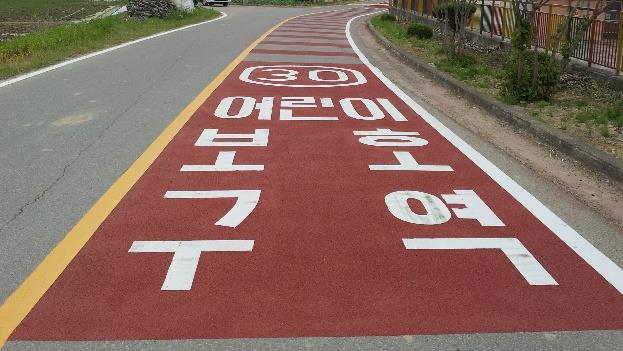
//> input picture test.jpg, 623 x 351 px
$ ./9-4-1-   (built with g++ and OpenCV 4)
//> lines starting //> are read from the running program, lines starting //| are printed output that depends on the picture; after the words box and inside, x2 and y2 are one past the last pixel; in counts of white or black regions, pixels touching at a corner belong together
#include "iostream"
#include "opencv2/opencv.hpp"

using namespace std;
using namespace cv;

Point2f src[4];
int idx = 0;
Mat img_color;


void mouse_callback(int event, int x, int y, int flags, void *userdata){

    if(event == EVENT_LBUTTONDOWN){
        src[idx] = Point2f(x,y);
        idx++;

        cout << "(" << x << "," << y << ")" << endl;

        circle(img_color, Point(x,y), 10, Scalar(0,0,255), -1);
    }
}

int main(){
    namedWindow("source");
    setMouseCallback("source", mouse_callback);

    img_color = imread("test.jpg");
//> img_color is the input picture: 351 rows x 623 cols, CV_8UC3; mean B, G, R 97.9, 107.3, 136.8
    Mat img_original = img_color.clone();

    while(1) {
        imshow("source", img_color);

        if(waitKey(1) == 32)
//> the left mouse button is pressed and released at (155, 87)
//> the left mouse button is pressed and released at (467, 87)
//> the left mouse button is pressed and released at (467, 263)
//> the left mouse button is pressed and released at (155, 263)
//> in mouse_callback (call 7), `circle(img_color, Point(x,y), 10, Scalar(0,0,255), -1);`:
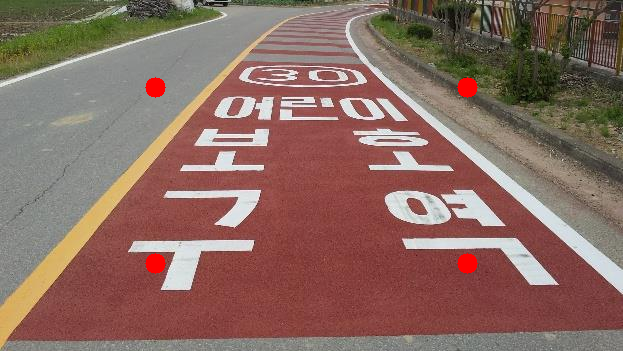
//> img_color: 351 rows x 623 cols, CV_8UC3; mean B, G, R 97.4, 106.8, 137.6
//> the Esc key is pressed
            break;
    }

    int height = img_color.rows;
//> height = 351
    int width = img_color.cols;
//> width = 623

    Point2f dst[4];
    dst[0] = Point2f(0,0);
    dst[1] = Point2f(width, 0);
    dst[2] = Point2f(0, height);
    dst[3] = Point2f(width, height);

    Mat M;
    M = getPerspectiveTransform(src, dst);

    Mat img_result;
    warpPerspective(img_original, img_result, M, Size(width, height));
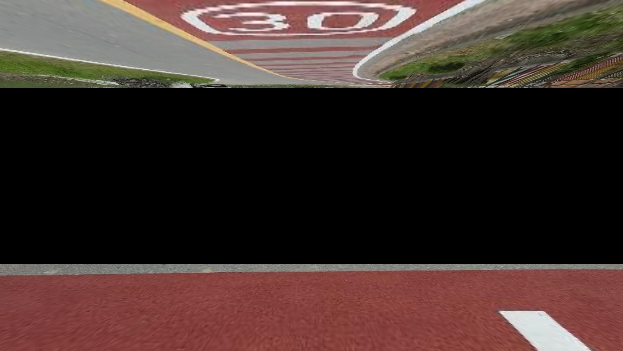
//> img_result: 351 rows x 623 cols, CV_8UC3; mean B, G, R 44.5, 48.5, 66

    imshow("result", img_result);

    waitKey(0);
    destroyAllWindows();
    return 0;
}

$ run again, with apple.jpg copied over test.jpg
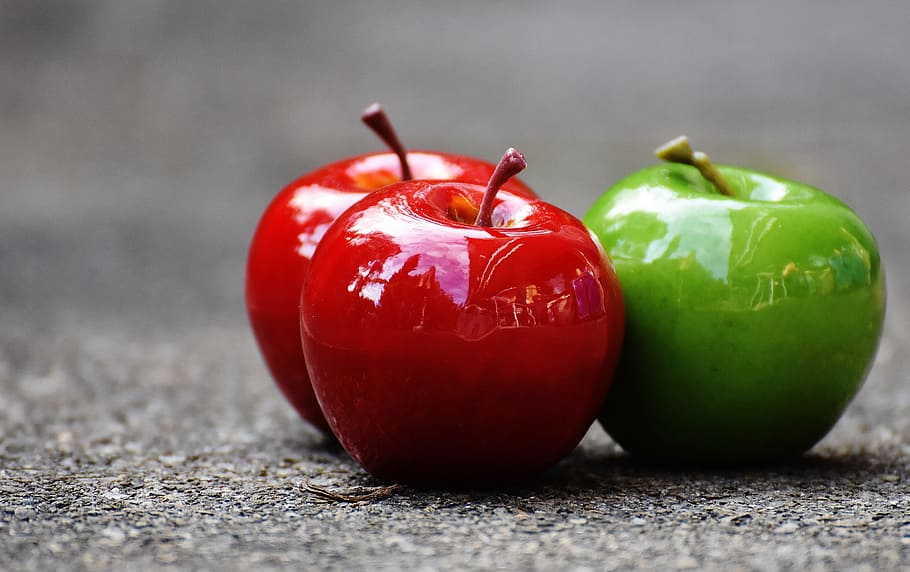
//> input picture apple.jpg, 910 x 572 px
//> img_color is the input picture: 572 rows x 910 cols, CV_8UC3; mean B, G, R 100.2, 109.7, 127
//> in mouse_callback (call 7), `circle(img_color, Point(x,y), 10, Scalar(0,0,255), -1);`:
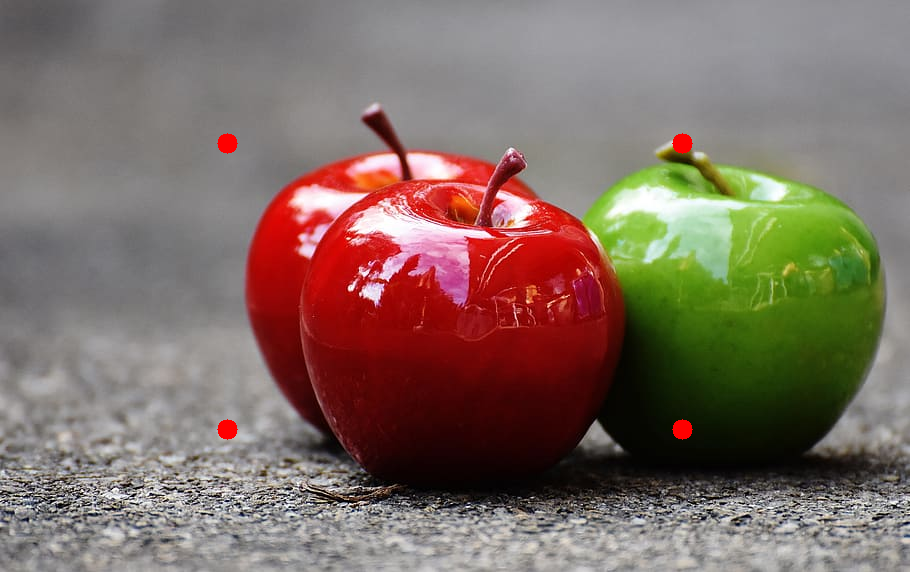
//> img_color: 572 rows x 910 cols, CV_8UC3; mean B, G, R 100, 109.4, 127.3
//> `warpPerspective(img_original, img_result, M, Size(width, height));`:
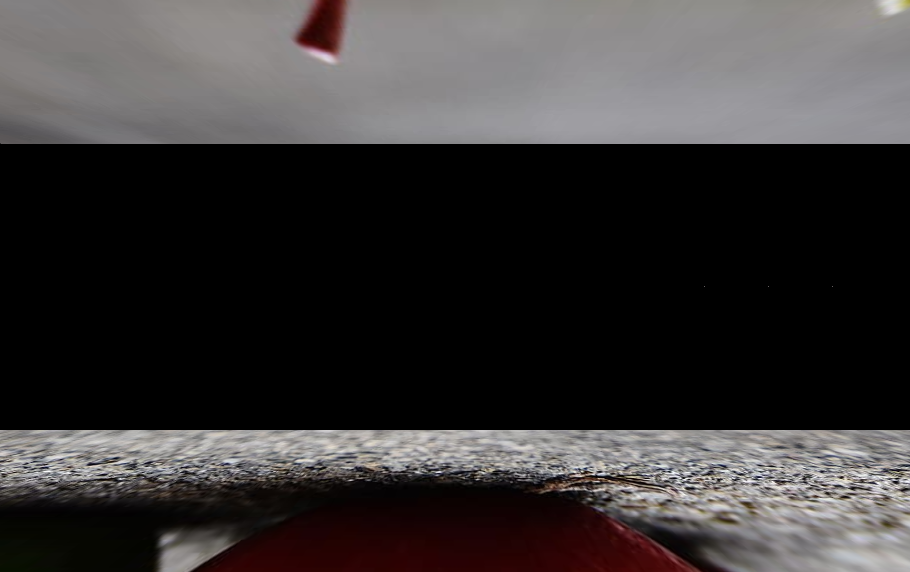
//> img_result: 572 rows x 910 cols, CV_8UC3; mean B, G, R 54.7, 54.7, 57.7

$ run again, with photo.jpg copied over test.jpg
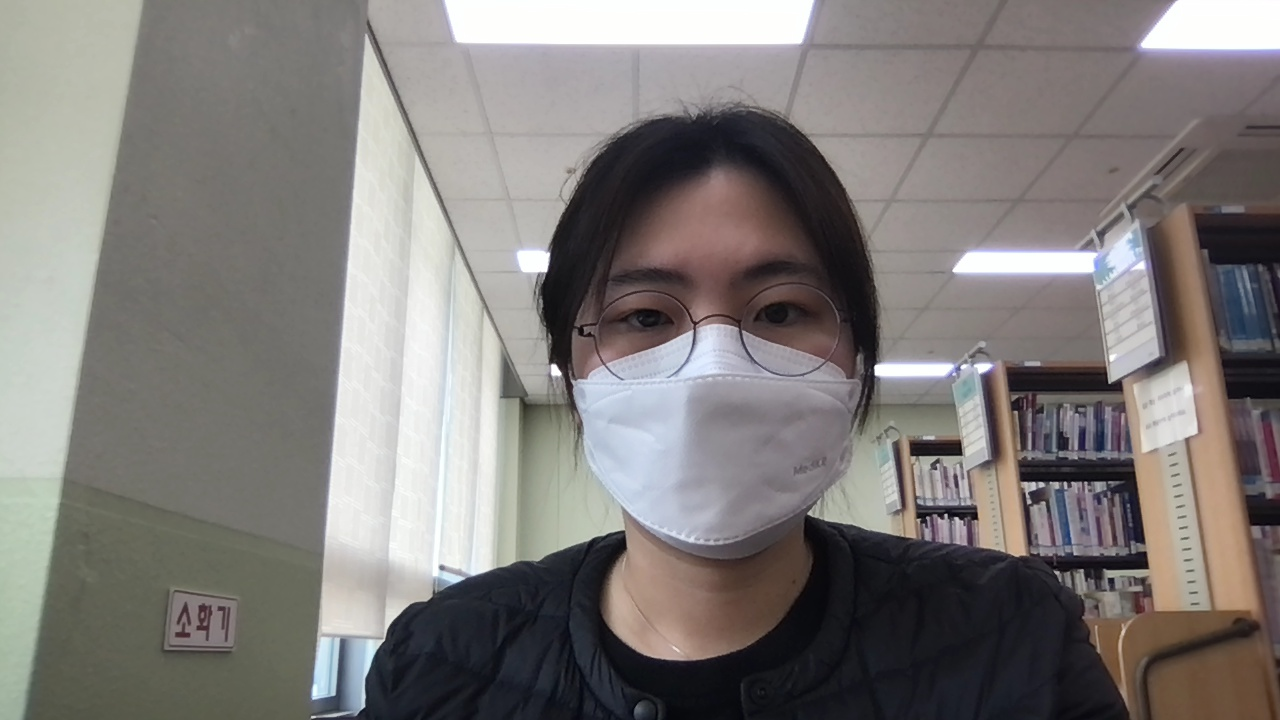
//> input picture photo.jpg, 1280 x 720 px
//> img_color is the input picture: 720 rows x 1280 cols, CV_8UC3; mean B, G, R 122, 124.2, 128.1
//> img_color: 720 rows x 1280 cols, CV_8UC3; 317 pixels changed, all inside (x1, y1, x2, y2) = (310, 170, 331, 191)
//> img_color: 720 rows x 1280 cols, CV_8UC3; mean B, G, R 121.9, 124.1, 128.2
//> img_color: 720 rows x 1280 cols, CV_8UC3; mean B, G, R 121.8, 124.1, 128.2
//> in mouse_callback (call 7), `circle(img_color, Point(x,y), 10, Scalar(0,0,255), -1);`:
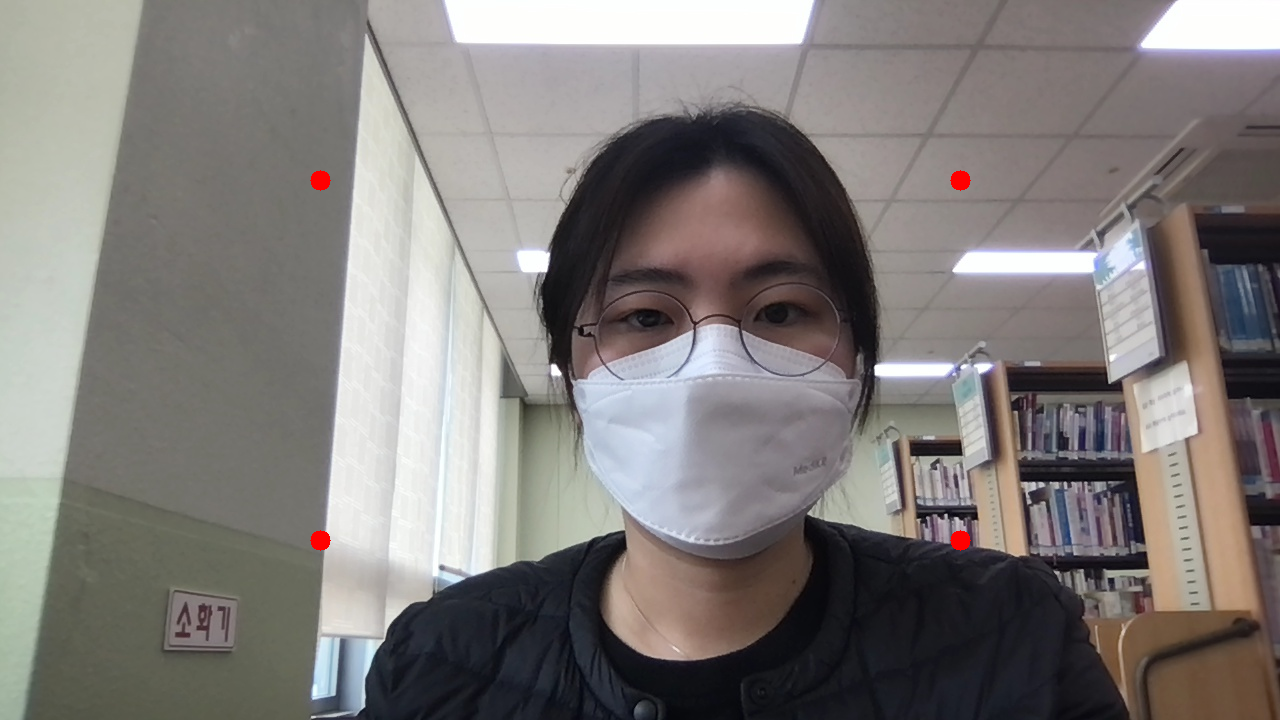
//> img_color: 720 rows x 1280 cols, CV_8UC3; mean B, G, R 121.8, 124, 128.3
//> `warpPerspective(img_original, img_result, M, Size(width, height));`:
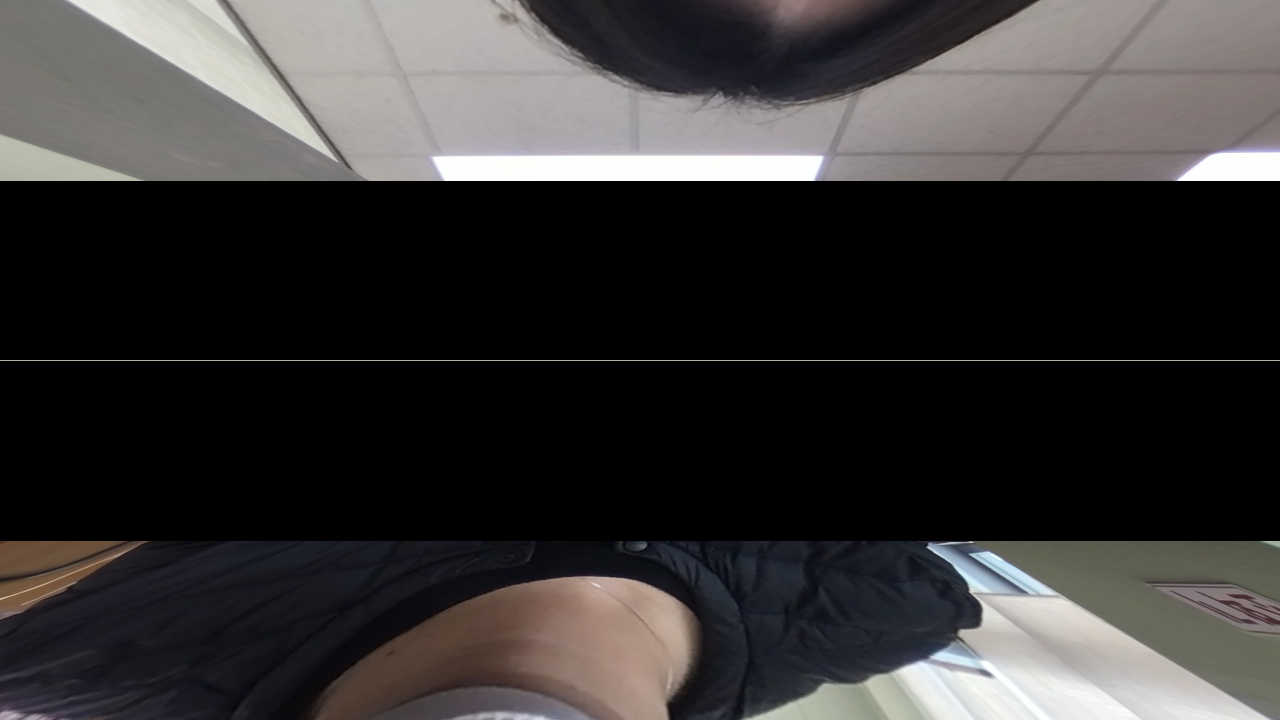
//> img_result: 720 rows x 1280 cols, CV_8UC3; mean B, G, R 54, 54.4, 56.4
